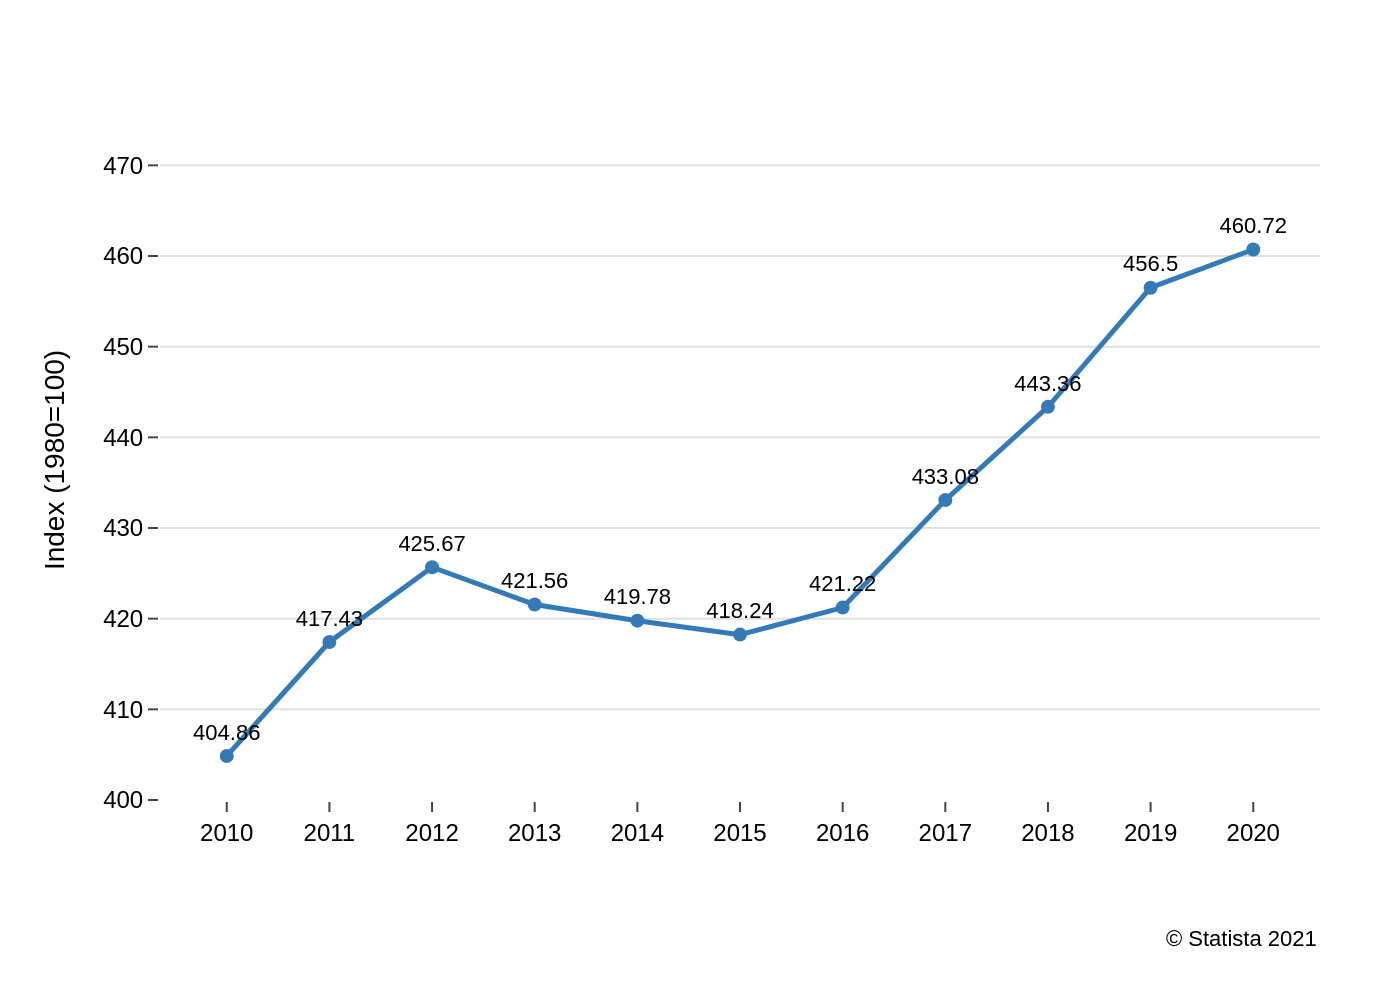

This figure's Python source:
import sys
import json
import pathlib
import plotly.graph_objects as go

# Check for command-line argument
if len(sys.argv) != 2:
    print("Usage: python script.py <path_to_json_file>")
    sys.exit(1)

# Get JSON file path from command-line argument
json_file_path = pathlib.Path(sys.argv[1])

# Read data from the JSON file
try:
    with open(json_file_path, 'r', encoding='utf-8') as f:
        chart_config = json.load(f)
except (FileNotFoundError, json.JSONDecodeError) as e:
    print(f"Error reading or parsing JSON file: {e}")
    sys.exit(1)

# Extract data and text from the configuration
chart_data = chart_config.get('chart_data', [])
texts = chart_config.get('texts', {})
colors = chart_config.get('colors', [])

# Prepare data for Plotly
categories = [item['category'] for item in chart_data]
values = [item['value'] for item in chart_data]

# Initialize the figure
fig = go.Figure()

# Add the main line trace
fig.add_trace(go.Scatter(
    x=categories,
    y=values,
    mode='lines+markers+text',
    line=dict(color=colors[0], width=2.5),
    marker=dict(color=colors[0], size=7),
    text=values,
    textposition='top center',
    textfont=dict(family="Arial", size=11, color='#000000'),
    hoverinfo='none',
    showlegend=False
))

# Build title and source strings, handling null values
title_text = texts.get('title') or ''
if texts.get('subtitle'):
    title_text += f"<br><sub>{texts['subtitle']}</sub>"

source_parts = []
if texts.get('note'):
    source_parts.append(f"<i>{texts['note']}</i>")
if texts.get('source'):
    source_parts.append(texts['source'])
source_text = "<br>".join(source_parts)

# Update layout for a professional look and feel
fig.update_layout(
    font=dict(family="Arial", size=12, color="black"),
    title=dict(
        text=title_text,
        x=0.05,
        xanchor='left'
    ),
    plot_bgcolor='white',
    paper_bgcolor='white',
    xaxis=dict(
        title_text=texts.get('x_axis_title'),
        showgrid=False,
        zeroline=False,
        showline=False,
        ticks='outside',
        tickfont=dict(size=12)
    ),
    yaxis=dict(
        title_text=texts.get('y_axis_title'),
        showgrid=True,
        gridcolor='#e0e0e0',
        gridwidth=1,
        zeroline=False,
        showline=False,
        ticks='outside',
        tickfont=dict(size=12),
        range=[400, 475] # Set range to give space for labels
    ),
    margin=dict(l=80, r=40, t=60, b=100),
    annotations=[
        dict(
            showarrow=False,
            text=source_text,
            xref="paper",
            yref="paper",
            x=1.0,
            y=-0.18,
            xanchor='right',
            yanchor='top',
            align='right',
            font=dict(size=11)
        )
    ]
)

# Define output filename and save the image
output_filename = json_file_path.stem + ".png"
fig.write_image(output_filename, scale=2)

print(f"Chart saved as {output_filename}")
